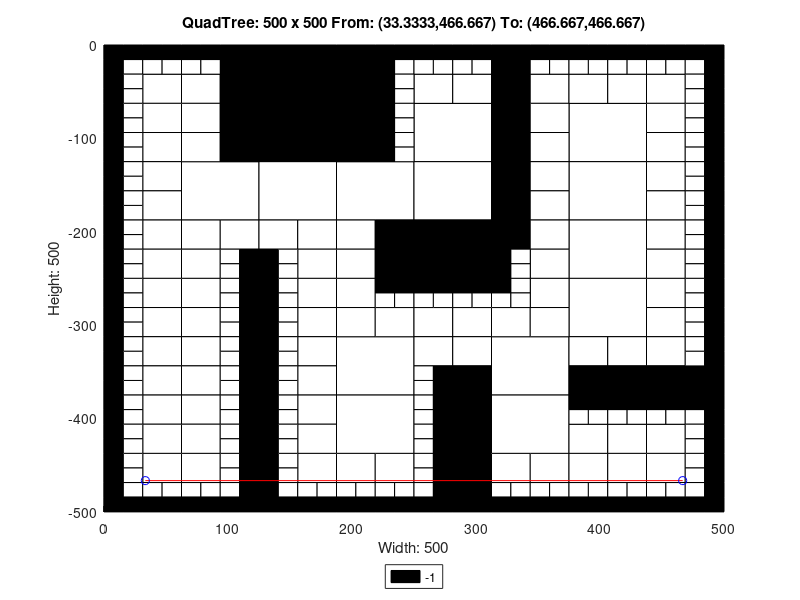

MATLAB code to generate this figure:
axis([0 500 -500 0]);
title('QuadTree: 500 x 500 From: (33.3333,466.667) To: (466.667,466.667)');
xlabel('Width: 500');
ylabel('Height: 500');
rectangle('Position',[125 -62.5 62.5 62.5], 'FaceColor',[0 0 0]);
rectangle('Position',[125 -125 62.5 62.5], 'FaceColor',[0 0 0]);
rectangle('Position',[62.5 -187.5 62.5 62.5], 'FaceColor',[1 1 1]);
rectangle('Position',[125 -187.5 62.5 62.5], 'FaceColor',[1 1 1]);
rectangle('Position',[187.5 -187.5 62.5 62.5], 'FaceColor',[1 1 1]);
rectangle('Position',[250 -125 62.5 62.5], 'FaceColor',[1 1 1]);
rectangle('Position',[375 -125 62.5 62.5], 'FaceColor',[1 1 1]);
rectangle('Position',[250 -187.5 62.5 62.5], 'FaceColor',[1 1 1]);
rectangle('Position',[250 -250 62.5 62.5], 'FaceColor',[0 0 0]);
rectangle('Position',[375 -187.5 62.5 62.5], 'FaceColor',[1 1 1]);
rectangle('Position',[375 -250 62.5 62.5], 'FaceColor',[1 1 1]);
rectangle('Position',[187.5 -375 62.5 62.5], 'FaceColor',[1 1 1]);
rectangle('Position',[187.5 -437.5 62.5 62.5], 'FaceColor',[1 1 1]);
rectangle('Position',[312.5 -375 62.5 62.5], 'FaceColor',[1 1 1]);
rectangle('Position',[375 -312.5 62.5 62.5], 'FaceColor',[1 1 1]);
rectangle('Position',[312.5 -437.5 62.5 62.5], 'FaceColor',[1 1 1]);
rectangle('Position',[31.25 -62.5 31.25 31.25], 'FaceColor',[1 1 1]);
rectangle('Position',[93.75 -31.25 31.25 31.25], 'FaceColor',[0 0 0]);
rectangle('Position',[62.5 -62.5 31.25 31.25], 'FaceColor',[1 1 1]);
rectangle('Position',[93.75 -62.5 31.25 31.25], 'FaceColor',[0 0 0]);
rectangle('Position',[31.25 -93.75 31.25 31.25], 'FaceColor',[1 1 1]);
rectangle('Position',[31.25 -125 31.25 31.25], 'FaceColor',[1 1 1]);
rectangle('Position',[62.5 -93.75 31.25 31.25], 'FaceColor',[1 1 1]);
rectangle('Position',[93.75 -93.75 31.25 31.25], 'FaceColor',[0 0 0]);
rectangle('Position',[62.5 -125 31.25 31.25], 'FaceColor',[1 1 1]);
rectangle('Position',[93.75 -125 31.25 31.25], 'FaceColor',[0 0 0]);
rectangle('Position',[187.5 -31.25 31.25 31.25], 'FaceColor',[0 0 0]);
rectangle('Position',[187.5 -62.5 31.25 31.25], 'FaceColor',[0 0 0]);
rectangle('Position',[187.5 -93.75 31.25 31.25], 'FaceColor',[0 0 0]);
rectangle('Position',[187.5 -125 31.25 31.25], 'FaceColor',[0 0 0]);
rectangle('Position',[31.25 -156.25 31.25 31.25], 'FaceColor',[1 1 1]);
rectangle('Position',[31.25 -187.5 31.25 31.25], 'FaceColor',[1 1 1]);
rectangle('Position',[31.25 -218.75 31.25 31.25], 'FaceColor',[1 1 1]);
rectangle('Position',[31.25 -250 31.25 31.25], 'FaceColor',[1 1 1]);
rectangle('Position',[62.5 -218.75 31.25 31.25], 'FaceColor',[1 1 1]);
rectangle('Position',[93.75 -218.75 31.25 31.25], 'FaceColor',[1 1 1]);
rectangle('Position',[62.5 -250 31.25 31.25], 'FaceColor',[1 1 1]);
rectangle('Position',[125 -218.75 31.25 31.25], 'FaceColor',[1 1 1]);
rectangle('Position',[156.25 -218.75 31.25 31.25], 'FaceColor',[1 1 1]);
rectangle('Position',[156.25 -250 31.25 31.25], 'FaceColor',[1 1 1]);
rectangle('Position',[187.5 -218.75 31.25 31.25], 'FaceColor',[1 1 1]);
rectangle('Position',[218.75 -218.75 31.25 31.25], 'FaceColor',[0 0 0]);
rectangle('Position',[187.5 -250 31.25 31.25], 'FaceColor',[1 1 1]);
rectangle('Position',[218.75 -250 31.25 31.25], 'FaceColor',[0 0 0]);
rectangle('Position',[250 -62.5 31.25 31.25], 'FaceColor',[1 1 1]);
rectangle('Position',[281.25 -62.5 31.25 31.25], 'FaceColor',[1 1 1]);
rectangle('Position',[312.5 -31.25 31.25 31.25], 'FaceColor',[0 0 0]);
rectangle('Position',[312.5 -62.5 31.25 31.25], 'FaceColor',[0 0 0]);
rectangle('Position',[343.75 -62.5 31.25 31.25], 'FaceColor',[1 1 1]);
rectangle('Position',[312.5 -93.75 31.25 31.25], 'FaceColor',[0 0 0]);
rectangle('Position',[343.75 -93.75 31.25 31.25], 'FaceColor',[1 1 1]);
rectangle('Position',[312.5 -125 31.25 31.25], 'FaceColor',[0 0 0]);
rectangle('Position',[343.75 -125 31.25 31.25], 'FaceColor',[1 1 1]);
rectangle('Position',[375 -62.5 31.25 31.25], 'FaceColor',[1 1 1]);
rectangle('Position',[406.25 -62.5 31.25 31.25], 'FaceColor',[1 1 1]);
rectangle('Position',[437.5 -62.5 31.25 31.25], 'FaceColor',[1 1 1]);
rectangle('Position',[437.5 -93.75 31.25 31.25], 'FaceColor',[1 1 1]);
rectangle('Position',[437.5 -125 31.25 31.25], 'FaceColor',[1 1 1]);
rectangle('Position',[312.5 -156.25 31.25 31.25], 'FaceColor',[0 0 0]);
rectangle('Position',[343.75 -156.25 31.25 31.25], 'FaceColor',[1 1 1]);
rectangle('Position',[312.5 -187.5 31.25 31.25], 'FaceColor',[0 0 0]);
rectangle('Position',[343.75 -187.5 31.25 31.25], 'FaceColor',[1 1 1]);
rectangle('Position',[312.5 -218.75 31.25 31.25], 'FaceColor',[0 0 0]);
rectangle('Position',[343.75 -218.75 31.25 31.25], 'FaceColor',[1 1 1]);
rectangle('Position',[343.75 -250 31.25 31.25], 'FaceColor',[1 1 1]);
rectangle('Position',[437.5 -156.25 31.25 31.25], 'FaceColor',[1 1 1]);
rectangle('Position',[437.5 -187.5 31.25 31.25], 'FaceColor',[1 1 1]);
rectangle('Position',[437.5 -218.75 31.25 31.25], 'FaceColor',[1 1 1]);
rectangle('Position',[437.5 -250 31.25 31.25], 'FaceColor',[1 1 1]);
rectangle('Position',[31.25 -281.25 31.25 31.25], 'FaceColor',[1 1 1]);
rectangle('Position',[31.25 -312.5 31.25 31.25], 'FaceColor',[1 1 1]);
rectangle('Position',[62.5 -281.25 31.25 31.25], 'FaceColor',[1 1 1]);
rectangle('Position',[62.5 -312.5 31.25 31.25], 'FaceColor',[1 1 1]);
rectangle('Position',[31.25 -343.75 31.25 31.25], 'FaceColor',[1 1 1]);
rectangle('Position',[31.25 -375 31.25 31.25], 'FaceColor',[1 1 1]);
rectangle('Position',[62.5 -343.75 31.25 31.25], 'FaceColor',[1 1 1]);
rectangle('Position',[62.5 -375 31.25 31.25], 'FaceColor',[1 1 1]);
rectangle('Position',[156.25 -281.25 31.25 31.25], 'FaceColor',[1 1 1]);
rectangle('Position',[156.25 -312.5 31.25 31.25], 'FaceColor',[1 1 1]);
rectangle('Position',[187.5 -281.25 31.25 31.25], 'FaceColor',[1 1 1]);
rectangle('Position',[187.5 -312.5 31.25 31.25], 'FaceColor',[1 1 1]);
rectangle('Position',[218.75 -312.5 31.25 31.25], 'FaceColor',[1 1 1]);
rectangle('Position',[156.25 -343.75 31.25 31.25], 'FaceColor',[1 1 1]);
rectangle('Position',[156.25 -375 31.25 31.25], 'FaceColor',[1 1 1]);
rectangle('Position',[31.25 -406.25 31.25 31.25], 'FaceColor',[1 1 1]);
rectangle('Position',[31.25 -437.5 31.25 31.25], 'FaceColor',[1 1 1]);
rectangle('Position',[62.5 -406.25 31.25 31.25], 'FaceColor',[1 1 1]);
rectangle('Position',[62.5 -437.5 31.25 31.25], 'FaceColor',[1 1 1]);
rectangle('Position',[31.25 -468.75 31.25 31.25], 'FaceColor',[1 1 1]);
rectangle('Position',[62.5 -468.75 31.25 31.25], 'FaceColor',[1 1 1]);
rectangle('Position',[156.25 -406.25 31.25 31.25], 'FaceColor',[1 1 1]);
rectangle('Position',[156.25 -437.5 31.25 31.25], 'FaceColor',[1 1 1]);
rectangle('Position',[156.25 -468.75 31.25 31.25], 'FaceColor',[1 1 1]);
rectangle('Position',[187.5 -468.75 31.25 31.25], 'FaceColor',[1 1 1]);
rectangle('Position',[218.75 -468.75 31.25 31.25], 'FaceColor',[1 1 1]);
rectangle('Position',[250 -312.5 31.25 31.25], 'FaceColor',[1 1 1]);
rectangle('Position',[281.25 -312.5 31.25 31.25], 'FaceColor',[1 1 1]);
rectangle('Position',[343.75 -281.25 31.25 31.25], 'FaceColor',[1 1 1]);
rectangle('Position',[312.5 -312.5 31.25 31.25], 'FaceColor',[1 1 1]);
rectangle('Position',[343.75 -312.5 31.25 31.25], 'FaceColor',[1 1 1]);
rectangle('Position',[250 -343.75 31.25 31.25], 'FaceColor',[1 1 1]);
rectangle('Position',[281.25 -343.75 31.25 31.25], 'FaceColor',[1 1 1]);
rectangle('Position',[281.25 -375 31.25 31.25], 'FaceColor',[0 0 0]);
rectangle('Position',[437.5 -281.25 31.25 31.25], 'FaceColor',[1 1 1]);
rectangle('Position',[437.5 -312.5 31.25 31.25], 'FaceColor',[1 1 1]);
rectangle('Position',[375 -343.75 31.25 31.25], 'FaceColor',[1 1 1]);
rectangle('Position',[406.25 -343.75 31.25 31.25], 'FaceColor',[1 1 1]);
rectangle('Position',[375 -375 31.25 31.25], 'FaceColor',[0 0 0]);
rectangle('Position',[406.25 -375 31.25 31.25], 'FaceColor',[0 0 0]);
rectangle('Position',[437.5 -343.75 31.25 31.25], 'FaceColor',[1 1 1]);
rectangle('Position',[437.5 -375 31.25 31.25], 'FaceColor',[0 0 0]);
rectangle('Position',[468.75 -375 31.25 31.25], 'FaceColor',[0 0 0]);
rectangle('Position',[281.25 -406.25 31.25 31.25], 'FaceColor',[0 0 0]);
rectangle('Position',[281.25 -437.5 31.25 31.25], 'FaceColor',[0 0 0]);
rectangle('Position',[281.25 -468.75 31.25 31.25], 'FaceColor',[0 0 0]);
rectangle('Position',[281.25 -500 31.25 31.25], 'FaceColor',[0 0 0]);
rectangle('Position',[312.5 -468.75 31.25 31.25], 'FaceColor',[1 1 1]);
rectangle('Position',[343.75 -468.75 31.25 31.25], 'FaceColor',[1 1 1]);
rectangle('Position',[375 -437.5 31.25 31.25], 'FaceColor',[1 1 1]);
rectangle('Position',[406.25 -437.5 31.25 31.25], 'FaceColor',[1 1 1]);
rectangle('Position',[437.5 -437.5 31.25 31.25], 'FaceColor',[1 1 1]);
rectangle('Position',[375 -468.75 31.25 31.25], 'FaceColor',[1 1 1]);
rectangle('Position',[406.25 -468.75 31.25 31.25], 'FaceColor',[1 1 1]);
rectangle('Position',[437.5 -468.75 31.25 31.25], 'FaceColor',[1 1 1]);
rectangle('Position',[0 -15.625 15.625 15.625], 'FaceColor',[0 0 0]);
rectangle('Position',[15.625 -15.625 15.625 15.625], 'FaceColor',[0 0 0]);
rectangle('Position',[0 -31.25 15.625 15.625], 'FaceColor',[0 0 0]);
rectangle('Position',[15.625 -31.25 15.625 15.625], 'FaceColor',[1 1 1]);
rectangle('Position',[31.25 -15.625 15.625 15.625], 'FaceColor',[0 0 0]);
rectangle('Position',[46.875 -15.625 15.625 15.625], 'FaceColor',[0 0 0]);
rectangle('Position',[31.25 -31.25 15.625 15.625], 'FaceColor',[1 1 1]);
rectangle('Position',[46.875 -31.25 15.625 15.625], 'FaceColor',[1 1 1]);
rectangle('Position',[0 -46.875 15.625 15.625], 'FaceColor',[0 0 0]);
rectangle('Position',[15.625 -46.875 15.625 15.625], 'FaceColor',[1 1 1]);
rectangle('Position',[0 -62.5 15.625 15.625], 'FaceColor',[0 0 0]);
rectangle('Position',[15.625 -62.5 15.625 15.625], 'FaceColor',[1 1 1]);
rectangle('Position',[62.5 -15.625 15.625 15.625], 'FaceColor',[0 0 0]);
rectangle('Position',[78.125 -15.625 15.625 15.625], 'FaceColor',[0 0 0]);
rectangle('Position',[62.5 -31.25 15.625 15.625], 'FaceColor',[1 1 1]);
rectangle('Position',[78.125 -31.25 15.625 15.625], 'FaceColor',[1 1 1]);
rectangle('Position',[0 -78.125 15.625 15.625], 'FaceColor',[0 0 0]);
rectangle('Position',[15.625 -78.125 15.625 15.625], 'FaceColor',[1 1 1]);
rectangle('Position',[0 -93.75 15.625 15.625], 'FaceColor',[0 0 0]);
rectangle('Position',[15.625 -93.75 15.625 15.625], 'FaceColor',[1 1 1]);
rectangle('Position',[0 -109.375 15.625 15.625], 'FaceColor',[0 0 0]);
rectangle('Position',[15.625 -109.375 15.625 15.625], 'FaceColor',[1 1 1]);
rectangle('Position',[0 -125 15.625 15.625], 'FaceColor',[0 0 0]);
rectangle('Position',[15.625 -125 15.625 15.625], 'FaceColor',[1 1 1]);
rectangle('Position',[218.75 -15.625 15.625 15.625], 'FaceColor',[0 0 0]);
rectangle('Position',[234.375 -15.625 15.625 15.625], 'FaceColor',[0 0 0]);
rectangle('Position',[218.75 -31.25 15.625 15.625], 'FaceColor',[0 0 0]);
rectangle('Position',[234.375 -31.25 15.625 15.625], 'FaceColor',[1 1 1]);
rectangle('Position',[218.75 -46.875 15.625 15.625], 'FaceColor',[0 0 0]);
rectangle('Position',[234.375 -46.875 15.625 15.625], 'FaceColor',[1 1 1]);
rectangle('Position',[218.75 -62.5 15.625 15.625], 'FaceColor',[0 0 0]);
rectangle('Position',[234.375 -62.5 15.625 15.625], 'FaceColor',[1 1 1]);
rectangle('Position',[218.75 -78.125 15.625 15.625], 'FaceColor',[0 0 0]);
rectangle('Position',[234.375 -78.125 15.625 15.625], 'FaceColor',[1 1 1]);
rectangle('Position',[218.75 -93.75 15.625 15.625], 'FaceColor',[0 0 0]);
rectangle('Position',[234.375 -93.75 15.625 15.625], 'FaceColor',[1 1 1]);
rectangle('Position',[218.75 -109.375 15.625 15.625], 'FaceColor',[0 0 0]);
rectangle('Position',[234.375 -109.375 15.625 15.625], 'FaceColor',[1 1 1]);
rectangle('Position',[218.75 -125 15.625 15.625], 'FaceColor',[0 0 0]);
rectangle('Position',[234.375 -125 15.625 15.625], 'FaceColor',[1 1 1]);
rectangle('Position',[0 -140.625 15.625 15.625], 'FaceColor',[0 0 0]);
rectangle('Position',[15.625 -140.625 15.625 15.625], 'FaceColor',[1 1 1]);
rectangle('Position',[0 -156.25 15.625 15.625], 'FaceColor',[0 0 0]);
rectangle('Position',[15.625 -156.25 15.625 15.625], 'FaceColor',[1 1 1]);
rectangle('Position',[0 -171.875 15.625 15.625], 'FaceColor',[0 0 0]);
rectangle('Position',[15.625 -171.875 15.625 15.625], 'FaceColor',[1 1 1]);
rectangle('Position',[0 -187.5 15.625 15.625], 'FaceColor',[0 0 0]);
rectangle('Position',[15.625 -187.5 15.625 15.625], 'FaceColor',[1 1 1]);
rectangle('Position',[0 -203.125 15.625 15.625], 'FaceColor',[0 0 0]);
rectangle('Position',[15.625 -203.125 15.625 15.625], 'FaceColor',[1 1 1]);
rectangle('Position',[0 -218.75 15.625 15.625], 'FaceColor',[0 0 0]);
rectangle('Position',[15.625 -218.75 15.625 15.625], 'FaceColor',[1 1 1]);
rectangle('Position',[0 -234.375 15.625 15.625], 'FaceColor',[0 0 0]);
rectangle('Position',[15.625 -234.375 15.625 15.625], 'FaceColor',[1 1 1]);
rectangle('Position',[0 -250 15.625 15.625], 'FaceColor',[0 0 0]);
rectangle('Position',[15.625 -250 15.625 15.625], 'FaceColor',[1 1 1]);
rectangle('Position',[93.75 -234.375 15.625 15.625], 'FaceColor',[1 1 1]);
rectangle('Position',[109.375 -234.375 15.625 15.625], 'FaceColor',[0 0 0]);
rectangle('Position',[93.75 -250 15.625 15.625], 'FaceColor',[1 1 1]);
rectangle('Position',[109.375 -250 15.625 15.625], 'FaceColor',[0 0 0]);
rectangle('Position',[125 -234.375 15.625 15.625], 'FaceColor',[0 0 0]);
rectangle('Position',[140.625 -234.375 15.625 15.625], 'FaceColor',[1 1 1]);
rectangle('Position',[125 -250 15.625 15.625], 'FaceColor',[0 0 0]);
rectangle('Position',[140.625 -250 15.625 15.625], 'FaceColor',[1 1 1]);
rectangle('Position',[250 -15.625 15.625 15.625], 'FaceColor',[0 0 0]);
rectangle('Position',[265.625 -15.625 15.625 15.625], 'FaceColor',[0 0 0]);
rectangle('Position',[250 -31.25 15.625 15.625], 'FaceColor',[1 1 1]);
rectangle('Position',[265.625 -31.25 15.625 15.625], 'FaceColor',[1 1 1]);
rectangle('Position',[281.25 -15.625 15.625 15.625], 'FaceColor',[0 0 0]);
rectangle('Position',[296.875 -15.625 15.625 15.625], 'FaceColor',[0 0 0]);
rectangle('Position',[281.25 -31.25 15.625 15.625], 'FaceColor',[1 1 1]);
rectangle('Position',[296.875 -31.25 15.625 15.625], 'FaceColor',[1 1 1]);
rectangle('Position',[343.75 -15.625 15.625 15.625], 'FaceColor',[0 0 0]);
rectangle('Position',[359.375 -15.625 15.625 15.625], 'FaceColor',[0 0 0]);
rectangle('Position',[343.75 -31.25 15.625 15.625], 'FaceColor',[1 1 1]);
rectangle('Position',[359.375 -31.25 15.625 15.625], 'FaceColor',[1 1 1]);
rectangle('Position',[375 -15.625 15.625 15.625], 'FaceColor',[0 0 0]);
rectangle('Position',[390.625 -15.625 15.625 15.625], 'FaceColor',[0 0 0]);
rectangle('Position',[375 -31.25 15.625 15.625], 'FaceColor',[1 1 1]);
rectangle('Position',[390.625 -31.25 15.625 15.625], 'FaceColor',[1 1 1]);
rectangle('Position',[406.25 -15.625 15.625 15.625], 'FaceColor',[0 0 0]);
rectangle('Position',[421.875 -15.625 15.625 15.625], 'FaceColor',[0 0 0]);
rectangle('Position',[406.25 -31.25 15.625 15.625], 'FaceColor',[1 1 1]);
rectangle('Position',[421.875 -31.25 15.625 15.625], 'FaceColor',[1 1 1]);
rectangle('Position',[437.5 -15.625 15.625 15.625], 'FaceColor',[0 0 0]);
rectangle('Position',[453.125 -15.625 15.625 15.625], 'FaceColor',[0 0 0]);
rectangle('Position',[437.5 -31.25 15.625 15.625], 'FaceColor',[1 1 1]);
rectangle('Position',[453.125 -31.25 15.625 15.625], 'FaceColor',[1 1 1]);
rectangle('Position',[468.75 -15.625 15.625 15.625], 'FaceColor',[0 0 0]);
rectangle('Position',[484.375 -15.625 15.625 15.625], 'FaceColor',[0 0 0]);
rectangle('Position',[468.75 -31.25 15.625 15.625], 'FaceColor',[1 1 1]);
rectangle('Position',[484.375 -31.25 15.625 15.625], 'FaceColor',[0 0 0]);
rectangle('Position',[468.75 -46.875 15.625 15.625], 'FaceColor',[1 1 1]);
rectangle('Position',[484.375 -46.875 15.625 15.625], 'FaceColor',[0 0 0]);
rectangle('Position',[468.75 -62.5 15.625 15.625], 'FaceColor',[1 1 1]);
rectangle('Position',[484.375 -62.5 15.625 15.625], 'FaceColor',[0 0 0]);
rectangle('Position',[468.75 -78.125 15.625 15.625], 'FaceColor',[1 1 1]);
rectangle('Position',[484.375 -78.125 15.625 15.625], 'FaceColor',[0 0 0]);
rectangle('Position',[468.75 -93.75 15.625 15.625], 'FaceColor',[1 1 1]);
rectangle('Position',[484.375 -93.75 15.625 15.625], 'FaceColor',[0 0 0]);
rectangle('Position',[468.75 -109.375 15.625 15.625], 'FaceColor',[1 1 1]);
rectangle('Position',[484.375 -109.375 15.625 15.625], 'FaceColor',[0 0 0]);
rectangle('Position',[468.75 -125 15.625 15.625], 'FaceColor',[1 1 1]);
rectangle('Position',[484.375 -125 15.625 15.625], 'FaceColor',[0 0 0]);
rectangle('Position',[312.5 -234.375 15.625 15.625], 'FaceColor',[0 0 0]);
rectangle('Position',[328.125 -234.375 15.625 15.625], 'FaceColor',[1 1 1]);
rectangle('Position',[312.5 -250 15.625 15.625], 'FaceColor',[0 0 0]);
rectangle('Position',[328.125 -250 15.625 15.625], 'FaceColor',[1 1 1]);
rectangle('Position',[468.75 -140.625 15.625 15.625], 'FaceColor',[1 1 1]);
rectangle('Position',[484.375 -140.625 15.625 15.625], 'FaceColor',[0 0 0]);
rectangle('Position',[468.75 -156.25 15.625 15.625], 'FaceColor',[1 1 1]);
rectangle('Position',[484.375 -156.25 15.625 15.625], 'FaceColor',[0 0 0]);
rectangle('Position',[468.75 -171.875 15.625 15.625], 'FaceColor',[1 1 1]);
rectangle('Position',[484.375 -171.875 15.625 15.625], 'FaceColor',[0 0 0]);
rectangle('Position',[468.75 -187.5 15.625 15.625], 'FaceColor',[1 1 1]);
rectangle('Position',[484.375 -187.5 15.625 15.625], 'FaceColor',[0 0 0]);
rectangle('Position',[468.75 -203.125 15.625 15.625], 'FaceColor',[1 1 1]);
rectangle('Position',[484.375 -203.125 15.625 15.625], 'FaceColor',[0 0 0]);
rectangle('Position',[468.75 -218.75 15.625 15.625], 'FaceColor',[1 1 1]);
rectangle('Position',[484.375 -218.75 15.625 15.625], 'FaceColor',[0 0 0]);
rectangle('Position',[468.75 -234.375 15.625 15.625], 'FaceColor',[1 1 1]);
rectangle('Position',[484.375 -234.375 15.625 15.625], 'FaceColor',[0 0 0]);
rectangle('Position',[468.75 -250 15.625 15.625], 'FaceColor',[1 1 1]);
rectangle('Position',[484.375 -250 15.625 15.625], 'FaceColor',[0 0 0]);
rectangle('Position',[0 -265.625 15.625 15.625], 'FaceColor',[0 0 0]);
rectangle('Position',[15.625 -265.625 15.625 15.625], 'FaceColor',[1 1 1]);
rectangle('Position',[0 -281.25 15.625 15.625], 'FaceColor',[0 0 0]);
rectangle('Position',[15.625 -281.25 15.625 15.625], 'FaceColor',[1 1 1]);
rectangle('Position',[0 -296.875 15.625 15.625], 'FaceColor',[0 0 0]);
rectangle('Position',[15.625 -296.875 15.625 15.625], 'FaceColor',[1 1 1]);
rectangle('Position',[0 -312.5 15.625 15.625], 'FaceColor',[0 0 0]);
rectangle('Position',[15.625 -312.5 15.625 15.625], 'FaceColor',[1 1 1]);
rectangle('Position',[93.75 -265.625 15.625 15.625], 'FaceColor',[1 1 1]);
rectangle('Position',[109.375 -265.625 15.625 15.625], 'FaceColor',[0 0 0]);
rectangle('Position',[93.75 -281.25 15.625 15.625], 'FaceColor',[1 1 1]);
rectangle('Position',[109.375 -281.25 15.625 15.625], 'FaceColor',[0 0 0]);
rectangle('Position',[93.75 -296.875 15.625 15.625], 'FaceColor',[1 1 1]);
rectangle('Position',[109.375 -296.875 15.625 15.625], 'FaceColor',[0 0 0]);
rectangle('Position',[93.75 -312.5 15.625 15.625], 'FaceColor',[1 1 1]);
rectangle('Position',[109.375 -312.5 15.625 15.625], 'FaceColor',[0 0 0]);
rectangle('Position',[0 -328.125 15.625 15.625], 'FaceColor',[0 0 0]);
rectangle('Position',[15.625 -328.125 15.625 15.625], 'FaceColor',[1 1 1]);
rectangle('Position',[0 -343.75 15.625 15.625], 'FaceColor',[0 0 0]);
rectangle('Position',[15.625 -343.75 15.625 15.625], 'FaceColor',[1 1 1]);
rectangle('Position',[0 -359.375 15.625 15.625], 'FaceColor',[0 0 0]);
rectangle('Position',[15.625 -359.375 15.625 15.625], 'FaceColor',[1 1 1]);
rectangle('Position',[0 -375 15.625 15.625], 'FaceColor',[0 0 0]);
rectangle('Position',[15.625 -375 15.625 15.625], 'FaceColor',[1 1 1]);
rectangle('Position',[93.75 -328.125 15.625 15.625], 'FaceColor',[1 1 1]);
rectangle('Position',[109.375 -328.125 15.625 15.625], 'FaceColor',[0 0 0]);
rectangle('Position',[93.75 -343.75 15.625 15.625], 'FaceColor',[1 1 1]);
rectangle('Position',[109.375 -343.75 15.625 15.625], 'FaceColor',[0 0 0]);
rectangle('Position',[93.75 -359.375 15.625 15.625], 'FaceColor',[1 1 1]);
rectangle('Position',[109.375 -359.375 15.625 15.625], 'FaceColor',[0 0 0]);
rectangle('Position',[93.75 -375 15.625 15.625], 'FaceColor',[1 1 1]);
rectangle('Position',[109.375 -375 15.625 15.625], 'FaceColor',[0 0 0]);
rectangle('Position',[125 -265.625 15.625 15.625], 'FaceColor',[0 0 0]);
rectangle('Position',[140.625 -265.625 15.625 15.625], 'FaceColor',[1 1 1]);
rectangle('Position',[125 -281.25 15.625 15.625], 'FaceColor',[0 0 0]);
rectangle('Position',[140.625 -281.25 15.625 15.625], 'FaceColor',[1 1 1]);
rectangle('Position',[125 -296.875 15.625 15.625], 'FaceColor',[0 0 0]);
rectangle('Position',[140.625 -296.875 15.625 15.625], 'FaceColor',[1 1 1]);
rectangle('Position',[125 -312.5 15.625 15.625], 'FaceColor',[0 0 0]);
rectangle('Position',[140.625 -312.5 15.625 15.625], 'FaceColor',[1 1 1]);
rectangle('Position',[218.75 -265.625 15.625 15.625], 'FaceColor',[0 0 0]);
rectangle('Position',[234.375 -265.625 15.625 15.625], 'FaceColor',[0 0 0]);
rectangle('Position',[218.75 -281.25 15.625 15.625], 'FaceColor',[1 1 1]);
rectangle('Position',[234.375 -281.25 15.625 15.625], 'FaceColor',[1 1 1]);
rectangle('Position',[125 -328.125 15.625 15.625], 'FaceColor',[0 0 0]);
rectangle('Position',[140.625 -328.125 15.625 15.625], 'FaceColor',[1 1 1]);
rectangle('Position',[125 -343.75 15.625 15.625], 'FaceColor',[0 0 0]);
rectangle('Position',[140.625 -343.75 15.625 15.625], 'FaceColor',[1 1 1]);
rectangle('Position',[125 -359.375 15.625 15.625], 'FaceColor',[0 0 0]);
rectangle('Position',[140.625 -359.375 15.625 15.625], 'FaceColor',[1 1 1]);
rectangle('Position',[125 -375 15.625 15.625], 'FaceColor',[0 0 0]);
rectangle('Position',[140.625 -375 15.625 15.625], 'FaceColor',[1 1 1]);
rectangle('Position',[0 -390.625 15.625 15.625], 'FaceColor',[0 0 0]);
rectangle('Position',[15.625 -390.625 15.625 15.625], 'FaceColor',[1 1 1]);
rectangle('Position',[0 -406.25 15.625 15.625], 'FaceColor',[0 0 0]);
rectangle('Position',[15.625 -406.25 15.625 15.625], 'FaceColor',[1 1 1]);
rectangle('Position',[0 -421.875 15.625 15.625], 'FaceColor',[0 0 0]);
rectangle('Position',[15.625 -421.875 15.625 15.625], 'FaceColor',[1 1 1]);
rectangle('Position',[0 -437.5 15.625 15.625], 'FaceColor',[0 0 0]);
rectangle('Position',[15.625 -437.5 15.625 15.625], 'FaceColor',[1 1 1]);
rectangle('Position',[93.75 -390.625 15.625 15.625], 'FaceColor',[1 1 1]);
rectangle('Position',[109.375 -390.625 15.625 15.625], 'FaceColor',[0 0 0]);
rectangle('Position',[93.75 -406.25 15.625 15.625], 'FaceColor',[1 1 1]);
rectangle('Position',[109.375 -406.25 15.625 15.625], 'FaceColor',[0 0 0]);
rectangle('Position',[93.75 -421.875 15.625 15.625], 'FaceColor',[1 1 1]);
rectangle('Position',[109.375 -421.875 15.625 15.625], 'FaceColor',[0 0 0]);
rectangle('Position',[93.75 -437.5 15.625 15.625], 'FaceColor',[1 1 1]);
rectangle('Position',[109.375 -437.5 15.625 15.625], 'FaceColor',[0 0 0]);
rectangle('Position',[0 -453.125 15.625 15.625], 'FaceColor',[0 0 0]);
rectangle('Position',[15.625 -453.125 15.625 15.625], 'FaceColor',[1 1 1]);
rectangle('Position',[0 -468.75 15.625 15.625], 'FaceColor',[0 0 0]);
rectangle('Position',[15.625 -468.75 15.625 15.625], 'FaceColor',[1 1 1]);
rectangle('Position',[0 -484.375 15.625 15.625], 'FaceColor',[0 0 0]);
rectangle('Position',[15.625 -484.375 15.625 15.625], 'FaceColor',[1 1 1]);
rectangle('Position',[0 -500 15.625 15.625], 'FaceColor',[0 0 0]);
rectangle('Position',[15.625 -500 15.625 15.625], 'FaceColor',[0 0 0]);
rectangle('Position',[31.25 -484.375 15.625 15.625], 'FaceColor',[1 1 1]);
rectangle('Position',[46.875 -484.375 15.625 15.625], 'FaceColor',[1 1 1]);
rectangle('Position',[31.25 -500 15.625 15.625], 'FaceColor',[0 0 0]);
rectangle('Position',[46.875 -500 15.625 15.625], 'FaceColor',[0 0 0]);
rectangle('Position',[93.75 -453.125 15.625 15.625], 'FaceColor',[1 1 1]);
rectangle('Position',[109.375 -453.125 15.625 15.625], 'FaceColor',[0 0 0]);
rectangle('Position',[93.75 -468.75 15.625 15.625], 'FaceColor',[1 1 1]);
rectangle('Position',[109.375 -468.75 15.625 15.625], 'FaceColor',[0 0 0]);
rectangle('Position',[62.5 -484.375 15.625 15.625], 'FaceColor',[1 1 1]);
rectangle('Position',[78.125 -484.375 15.625 15.625], 'FaceColor',[1 1 1]);
rectangle('Position',[62.5 -500 15.625 15.625], 'FaceColor',[0 0 0]);
rectangle('Position',[78.125 -500 15.625 15.625], 'FaceColor',[0 0 0]);
rectangle('Position',[93.75 -484.375 15.625 15.625], 'FaceColor',[1 1 1]);
rectangle('Position',[109.375 -484.375 15.625 15.625], 'FaceColor',[0 0 0]);
rectangle('Position',[93.75 -500 15.625 15.625], 'FaceColor',[0 0 0]);
rectangle('Position',[109.375 -500 15.625 15.625], 'FaceColor',[0 0 0]);
rectangle('Position',[125 -390.625 15.625 15.625], 'FaceColor',[0 0 0]);
rectangle('Position',[140.625 -390.625 15.625 15.625], 'FaceColor',[1 1 1]);
rectangle('Position',[125 -406.25 15.625 15.625], 'FaceColor',[0 0 0]);
rectangle('Position',[140.625 -406.25 15.625 15.625], 'FaceColor',[1 1 1]);
rectangle('Position',[125 -421.875 15.625 15.625], 'FaceColor',[0 0 0]);
rectangle('Position',[140.625 -421.875 15.625 15.625], 'FaceColor',[1 1 1]);
rectangle('Position',[125 -437.5 15.625 15.625], 'FaceColor',[0 0 0]);
rectangle('Position',[140.625 -437.5 15.625 15.625], 'FaceColor',[1 1 1]);
rectangle('Position',[125 -453.125 15.625 15.625], 'FaceColor',[0 0 0]);
rectangle('Position',[140.625 -453.125 15.625 15.625], 'FaceColor',[1 1 1]);
rectangle('Position',[125 -468.75 15.625 15.625], 'FaceColor',[0 0 0]);
rectangle('Position',[140.625 -468.75 15.625 15.625], 'FaceColor',[1 1 1]);
rectangle('Position',[125 -484.375 15.625 15.625], 'FaceColor',[0 0 0]);
rectangle('Position',[140.625 -484.375 15.625 15.625], 'FaceColor',[1 1 1]);
rectangle('Position',[125 -500 15.625 15.625], 'FaceColor',[0 0 0]);
rectangle('Position',[140.625 -500 15.625 15.625], 'FaceColor',[0 0 0]);
rectangle('Position',[156.25 -484.375 15.625 15.625], 'FaceColor',[1 1 1]);
rectangle('Position',[171.875 -484.375 15.625 15.625], 'FaceColor',[1 1 1]);
rectangle('Position',[156.25 -500 15.625 15.625], 'FaceColor',[0 0 0]);
rectangle('Position',[171.875 -500 15.625 15.625], 'FaceColor',[0 0 0]);
rectangle('Position',[187.5 -484.375 15.625 15.625], 'FaceColor',[1 1 1]);
rectangle('Position',[203.125 -484.375 15.625 15.625], 'FaceColor',[1 1 1]);
rectangle('Position',[187.5 -500 15.625 15.625], 'FaceColor',[0 0 0]);
rectangle('Position',[203.125 -500 15.625 15.625], 'FaceColor',[0 0 0]);
rectangle('Position',[218.75 -484.375 15.625 15.625], 'FaceColor',[1 1 1]);
rectangle('Position',[234.375 -484.375 15.625 15.625], 'FaceColor',[1 1 1]);
rectangle('Position',[218.75 -500 15.625 15.625], 'FaceColor',[0 0 0]);
rectangle('Position',[234.375 -500 15.625 15.625], 'FaceColor',[0 0 0]);
rectangle('Position',[250 -265.625 15.625 15.625], 'FaceColor',[0 0 0]);
rectangle('Position',[265.625 -265.625 15.625 15.625], 'FaceColor',[0 0 0]);
rectangle('Position',[250 -281.25 15.625 15.625], 'FaceColor',[1 1 1]);
rectangle('Position',[265.625 -281.25 15.625 15.625], 'FaceColor',[1 1 1]);
rectangle('Position',[281.25 -265.625 15.625 15.625], 'FaceColor',[0 0 0]);
rectangle('Position',[296.875 -265.625 15.625 15.625], 'FaceColor',[0 0 0]);
rectangle('Position',[281.25 -281.25 15.625 15.625], 'FaceColor',[1 1 1]);
rectangle('Position',[296.875 -281.25 15.625 15.625], 'FaceColor',[1 1 1]);
rectangle('Position',[312.5 -265.625 15.625 15.625], 'FaceColor',[0 0 0]);
rectangle('Position',[328.125 -265.625 15.625 15.625], 'FaceColor',[1 1 1]);
rectangle('Position',[312.5 -281.25 15.625 15.625], 'FaceColor',[1 1 1]);
rectangle('Position',[328.125 -281.25 15.625 15.625], 'FaceColor',[1 1 1]);
rectangle('Position',[250 -359.375 15.625 15.625], 'FaceColor',[1 1 1]);
rectangle('Position',[265.625 -359.375 15.625 15.625], 'FaceColor',[0 0 0]);
rectangle('Position',[250 -375 15.625 15.625], 'FaceColor',[1 1 1]);
rectangle('Position',[265.625 -375 15.625 15.625], 'FaceColor',[0 0 0]);
rectangle('Position',[468.75 -265.625 15.625 15.625], 'FaceColor',[1 1 1]);
rectangle('Position',[484.375 -265.625 15.625 15.625], 'FaceColor',[0 0 0]);
rectangle('Position',[468.75 -281.25 15.625 15.625], 'FaceColor',[1 1 1]);
rectangle('Position',[484.375 -281.25 15.625 15.625], 'FaceColor',[0 0 0]);
rectangle('Position',[468.75 -296.875 15.625 15.625], 'FaceColor',[1 1 1]);
rectangle('Position',[484.375 -296.875 15.625 15.625], 'FaceColor',[0 0 0]);
rectangle('Position',[468.75 -312.5 15.625 15.625], 'FaceColor',[1 1 1]);
rectangle('Position',[484.375 -312.5 15.625 15.625], 'FaceColor',[0 0 0]);
rectangle('Position',[468.75 -328.125 15.625 15.625], 'FaceColor',[1 1 1]);
rectangle('Position',[484.375 -328.125 15.625 15.625], 'FaceColor',[0 0 0]);
rectangle('Position',[468.75 -343.75 15.625 15.625], 'FaceColor',[1 1 1]);
rectangle('Position',[484.375 -343.75 15.625 15.625], 'FaceColor',[0 0 0]);
rectangle('Position',[250 -390.625 15.625 15.625], 'FaceColor',[1 1 1]);
rectangle('Position',[265.625 -390.625 15.625 15.625], 'FaceColor',[0 0 0]);
rectangle('Position',[250 -406.25 15.625 15.625], 'FaceColor',[1 1 1]);
rectangle('Position',[265.625 -406.25 15.625 15.625], 'FaceColor',[0 0 0]);
rectangle('Position',[250 -421.875 15.625 15.625], 'FaceColor',[1 1 1]);
rectangle('Position',[265.625 -421.875 15.625 15.625], 'FaceColor',[0 0 0]);
rectangle('Position',[250 -437.5 15.625 15.625], 'FaceColor',[1 1 1]);
rectangle('Position',[265.625 -437.5 15.625 15.625], 'FaceColor',[0 0 0]);
rectangle('Position',[250 -453.125 15.625 15.625], 'FaceColor',[1 1 1]);
rectangle('Position',[265.625 -453.125 15.625 15.625], 'FaceColor',[0 0 0]);
rectangle('Position',[250 -468.75 15.625 15.625], 'FaceColor',[1 1 1]);
rectangle('Position',[265.625 -468.75 15.625 15.625], 'FaceColor',[0 0 0]);
rectangle('Position',[250 -484.375 15.625 15.625], 'FaceColor',[1 1 1]);
rectangle('Position',[265.625 -484.375 15.625 15.625], 'FaceColor',[0 0 0]);
rectangle('Position',[250 -500 15.625 15.625], 'FaceColor',[0 0 0]);
rectangle('Position',[265.625 -500 15.625 15.625], 'FaceColor',[0 0 0]);
rectangle('Position',[312.5 -484.375 15.625 15.625], 'FaceColor',[1 1 1]);
rectangle('Position',[328.125 -484.375 15.625 15.625], 'FaceColor',[1 1 1]);
rectangle('Position',[312.5 -500 15.625 15.625], 'FaceColor',[0 0 0]);
rectangle('Position',[328.125 -500 15.625 15.625], 'FaceColor',[0 0 0]);
rectangle('Position',[343.75 -484.375 15.625 15.625], 'FaceColor',[1 1 1]);
rectangle('Position',[359.375 -484.375 15.625 15.625], 'FaceColor',[1 1 1]);
rectangle('Position',[343.75 -500 15.625 15.625], 'FaceColor',[0 0 0]);
rectangle('Position',[359.375 -500 15.625 15.625], 'FaceColor',[0 0 0]);
rectangle('Position',[375 -390.625 15.625 15.625], 'FaceColor',[0 0 0]);
rectangle('Position',[390.625 -390.625 15.625 15.625], 'FaceColor',[0 0 0]);
rectangle('Position',[375 -406.25 15.625 15.625], 'FaceColor',[1 1 1]);
rectangle('Position',[390.625 -406.25 15.625 15.625], 'FaceColor',[1 1 1]);
rectangle('Position',[406.25 -390.625 15.625 15.625], 'FaceColor',[0 0 0]);
rectangle('Position',[421.875 -390.625 15.625 15.625], 'FaceColor',[0 0 0]);
rectangle('Position',[406.25 -406.25 15.625 15.625], 'FaceColor',[1 1 1]);
rectangle('Position',[421.875 -406.25 15.625 15.625], 'FaceColor',[1 1 1]);
rectangle('Position',[437.5 -390.625 15.625 15.625], 'FaceColor',[0 0 0]);
rectangle('Position',[453.125 -390.625 15.625 15.625], 'FaceColor',[0 0 0]);
rectangle('Position',[437.5 -406.25 15.625 15.625], 'FaceColor',[1 1 1]);
rectangle('Position',[453.125 -406.25 15.625 15.625], 'FaceColor',[1 1 1]);
rectangle('Position',[468.75 -390.625 15.625 15.625], 'FaceColor',[0 0 0]);
rectangle('Position',[484.375 -390.625 15.625 15.625], 'FaceColor',[0 0 0]);
rectangle('Position',[468.75 -406.25 15.625 15.625], 'FaceColor',[1 1 1]);
rectangle('Position',[484.375 -406.25 15.625 15.625], 'FaceColor',[0 0 0]);
rectangle('Position',[468.75 -421.875 15.625 15.625], 'FaceColor',[1 1 1]);
rectangle('Position',[484.375 -421.875 15.625 15.625], 'FaceColor',[0 0 0]);
rectangle('Position',[468.75 -437.5 15.625 15.625], 'FaceColor',[1 1 1]);
rectangle('Position',[484.375 -437.5 15.625 15.625], 'FaceColor',[0 0 0]);
rectangle('Position',[375 -484.375 15.625 15.625], 'FaceColor',[1 1 1]);
rectangle('Position',[390.625 -484.375 15.625 15.625], 'FaceColor',[1 1 1]);
rectangle('Position',[375 -500 15.625 15.625], 'FaceColor',[0 0 0]);
rectangle('Position',[390.625 -500 15.625 15.625], 'FaceColor',[0 0 0]);
rectangle('Position',[406.25 -484.375 15.625 15.625], 'FaceColor',[1 1 1]);
rectangle('Position',[421.875 -484.375 15.625 15.625], 'FaceColor',[1 1 1]);
rectangle('Position',[406.25 -500 15.625 15.625], 'FaceColor',[0 0 0]);
rectangle('Position',[421.875 -500 15.625 15.625], 'FaceColor',[0 0 0]);
rectangle('Position',[468.75 -453.125 15.625 15.625], 'FaceColor',[1 1 1]);
rectangle('Position',[484.375 -453.125 15.625 15.625], 'FaceColor',[0 0 0]);
rectangle('Position',[468.75 -468.75 15.625 15.625], 'FaceColor',[1 1 1]);
rectangle('Position',[484.375 -468.75 15.625 15.625], 'FaceColor',[0 0 0]);
rectangle('Position',[437.5 -484.375 15.625 15.625], 'FaceColor',[1 1 1]);
rectangle('Position',[453.125 -484.375 15.625 15.625], 'FaceColor',[1 1 1]);
rectangle('Position',[437.5 -500 15.625 15.625], 'FaceColor',[0 0 0]);
rectangle('Position',[453.125 -500 15.625 15.625], 'FaceColor',[0 0 0]);
rectangle('Position',[468.75 -484.375 15.625 15.625], 'FaceColor',[1 1 1]);
rectangle('Position',[484.375 -484.375 15.625 15.625], 'FaceColor',[0 0 0]);
rectangle('Position',[468.75 -500 15.625 15.625], 'FaceColor',[0 0 0]);
rectangle('Position',[484.375 -500 15.625 15.625], 'FaceColor',[0 0 0]);
X=[466.667,33.3333];
Y=[-466.667,-466.667];
hold on;
plot(X,Y,'r');
plot(X,Y,'bo');
legend('-1','Location','southoutside');
